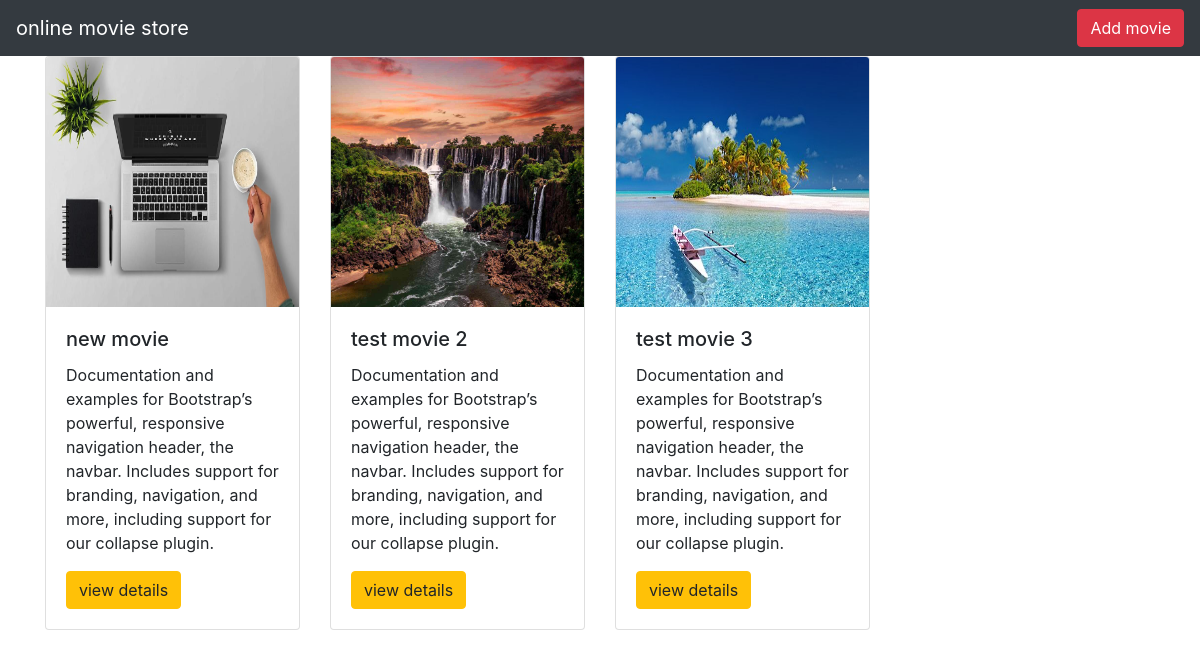
The page / on the database its author committed.
### movieapp/models.py (models this page shows, shortened)
class Movie(models.Model):
    name=models.CharField(max_length=250)
    desc=models.TextField()
    year=models.IntegerField()
    img=models.ImageField(upload_to='gallery')

### movieapp/views.py (the view)
# urls.py: path('',views.index,name='index'),
def index(request):
    movie=Movie.objects.all()
    context={
        'movie_list':movie
    }
    return render(request,'index.html',context)

### templates/index.html
{% extends 'base.html' %}
{% block body %}
<div class="container">
    <div class="row">
        {% for i in movie_list %}
        <div class="col-md-3">
            <div class="card" >
  <img class="card-img-top" src="{{i.img.url}}" alt=" " height="250px" width="250">
  <div class="card-body">
    <h5 class="card-title">{{i.name}}</h5>
    <p class="card-text">{{i.desc}}</p>
    <a  href="{% url 'movieapp:detail' i.id %}" class="btn btn-warning">view details</a>
  </div>
</div>
        </div>
        {% endfor %}
    </div>
</div>
{% endblock %}

### templates/base.html (shortened to what this page needs)
{% load static %}
<!DOCTYPE html>
<html lang="en">
<head>
    <link rel="stylesheet" href="https://cdn.jsdelivr.net/npm/bootstrap@4.0.0/dist/css/bootstrap.min.css">
    <link rel="stylesheet" href="{% static 'style.css' %}">
</head>
<body>
<nav class="navbar navbar-dark bg-dark">
  <a class="navbar-brand" href="">
    online movie store
      <a class="btn btn-danger" href=" ">Add movie</a>
  </a>
</nav>
{% block body %}
{% endblock %}
</body>
</html>

### rows shown on the page
Movie: img (picture), name "new movie", desc "Documentation and examples for Bootstrap’s powerful, responsive navigation header, the navbar. Includes support for branding, navigation, and more, including support for our collapse plugin."
Movie: img (picture), name "test movie 2", desc "Documentation and examples for Bootstrap’s powerful, responsive navigation header, the navbar. Includes support for branding, navigation, and more, including support for our collapse plugin."
Movie: img (picture), name "test movie 3", desc "Documentation and examples for Bootstrap’s powerful, responsive navigation header, the navbar. Includes support for branding, navigation, and more, including support for our collapse plugin."
